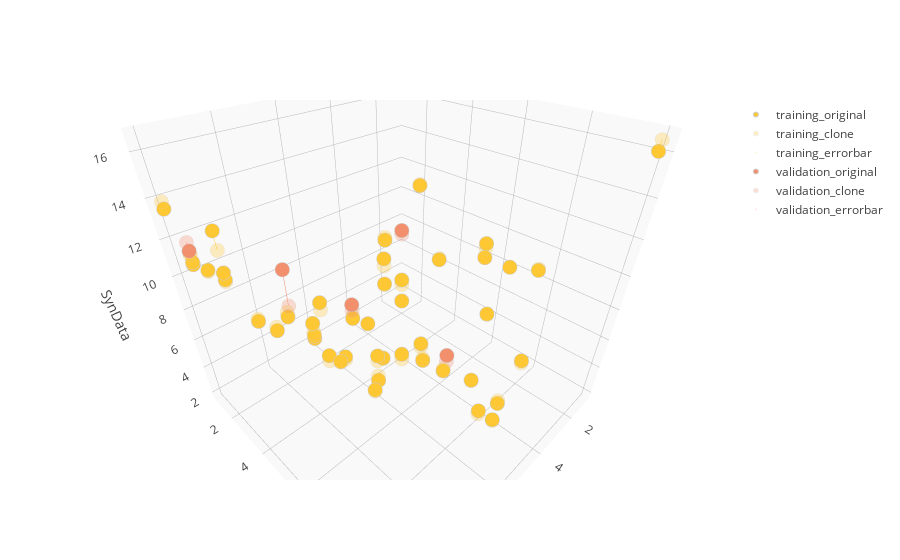

The code cell stored with this chart in its notebook:
### Code cell
# plot chart

figure = go.Figure(data=data, layout=layout)
offline.iplot(figure)

### Figure 1 — Plotly figure (JSON) as saved in the notebook; plotly's stock layout.template omitted (floating-point values rounded to 4 significant figures)
{"data": [{"marker": {"color": "#FEC734", "line": {"color": "rgb(204, 204, 204)", "width": 1}, "opacity": 1, "size": 5, "symbol": "circle"}, "mode": "markers", "name": "training_original", "type": "scatter3d", "x": [7, 7, 6, 6, 5, 2, 8, 10, 3, 7, 9, 2, 4, 6, 5, 9, 3, 10, 10, 2, 2, 1, 5, 7, 10, 3, 1, 9, 10, 4, 4, 10, 6, 2, 6, 10, 8, 3, 8, 3, 5, 10, 4, 2, 6], "y": [1, 10, 9, 3, 6, 8, 7, 8, 2, 6, 7, 7, 9, 1, 8, 10, 7, 3, 4, 6, 4, 10, 9, 6, 2, 3, 2, 3, 1, 5, 2, 4, 1, 6, 1, 2, 5, 2, 2, 3, 4, 4, 1, 1, 6], "z": [4.827, 8.058, 5.845, 2.631, 4.534, 9.628, 7.191, 14.45, 4.876, 5.384, 9.982, 9.092, 6.706, 2.113, 5.4, 12.95, 6.85, 11.84, 14.27, 9.871, 7.46, 16.03, 5.017, 7.027, 11.52, 5.966, 10.81, 8.202, 13.51, 3.692, 2.415, 12.45, 2.309, 8.991, 3.388, 11.4, 7.047, 6.824, 5.686, 4.328, 2.535, 12.13, 1.959, 6.912, 6.063]}, {"marker": {"color": "#FEC734", "line": {"color": "rgb(204, 204, 204)", "width": 1}, "opacity": 0.3, "size": 5, "symbol": "circle"}, "mode": "markers", "name": "training_clone", "type": "scatter3d", "x": [7, 7, 6, 6, 5, 2, 8, 10, 3, 7, 9, 2, 4, 6, 5, 9, 3, 10, 10, 2, 2, 1, 5, 7, 10, 3, 1, 9, 10, 4, 4, 10, 6, 2, 6, 10, 8, 3, 8, 3, 5, 10, 4, 2, 6], "y": [1, 10, 9, 3, 6, 8, 7, 8, 2, 6, 7, 7, 9, 1, 8, 10, 7, 3, 4, 6, 4, 10, 9, 6, 2, 3, 2, 3, 1, 5, 2, 4, 1, 6, 1, 2, 5, 2, 2, 3, 4, 4, 1, 1, 6], "z": [5.185, 8.022, 5.643, 2.423, 4.673, 9.706, 7.122, 14.19, 4.83, 5.693, 9.95, 9.093, 6.572, 2.485, 5.356, 13.02, 6.814, 11.77, 13.45, 9.607, 7.547, 16.49, 5.205, 6.704, 11.95, 5.622, 10.89, 8.351, 13.85, 3.444, 2.432, 12.44, 2.639, 9.034, 3.325, 11.91, 6.715, 6.297, 5.933, 4.35, 2.473, 12.05, 2.145, 7.123, 5.736]}, {"error_z": {"array": [0.1793, 0.01806, 0.101, 0.1037, 0.06971, 0.03907, 0.03418, 0.1278, 0.02332, 0.1547, 0.01581, 0.0003332, 0.06684, 0.1865, 0.02197, 0.03286, 0.01791, 0.03455, 0.4078, 0.1322, 0.04318, 0.2313, 0.09406, 0.1612, 0.2171, 0.1719, 0.0389, 0.07452, 0.1709, 0.1239, 0.008482, 0.008838, 0.1648, 0.02174, 0.03138, 0.2537, 0.1657, 0.2634, 0.1234, 0.01117, 0.03062, 0.03907, 0.09302, 0.1056, 0.1636], "color": "#FEC734", "thickness": 1, "type": "data", "visible": true}, "marker": {"color": "#FEC734", "opacity": 0.01, "size": 1, "symbol": "circle"}, "mode": "markers", "name": "training_errorbar", "type": "scatter3d", "x": [7, 7, 6, 6, 5, 2, 8, 10, 3, 7, 9, 2, 4, 6, 5, 9, 3, 10, 10, 2, 2, 1, 5, 7, 10, 3, 1, 9, 10, 4, 4, 10, 6, 2, 6, 10, 8, 3, 8, 3, 5, 10, 4, 2, 6], "y": [1, 10, 9, 3, 6, 8, 7, 8, 2, 6, 7, 7, 9, 1, 8, 10, 7, 3, 4, 6, 4, 10, 9, 6, 2, 3, 2, 3, 1, 5, 2, 4, 1, 6, 1, 2, 5, 2, 2, 3, 4, 4, 1, 1, 6], "z": [5.006, 8.04, 5.744, 2.527, 4.603, 9.667, 7.157, 14.32, 4.853, 5.539, 9.966, 9.093, 6.639, 2.299, 5.378, 12.98, 6.832, 11.81, 13.86, 9.739, 7.503, 16.26, 5.111, 6.866, 11.74, 5.794, 10.85, 8.277, 13.68, 3.568, 2.423, 12.45, 2.474, 9.013, 3.356, 11.65, 6.881, 6.56, 5.81, 4.339, 2.504, 12.09, 2.052, 7.018, 5.899]}, {"marker": {"color": "#F28F6C", "line": {"color": "rgb(204, 204, 204)", "width": 1}, "opacity": 1, "size": 5, "symbol": "circle"}, "mode": "markers", "name": "validation_original", "type": "scatter3d", "x": [10, 9, 4, 5, 2], "y": [2, 5, 1, 7, 2], "z": [12.09, 12.6, 3.155, 5.977, 8.246]}, {"marker": {"color": "#F28F6C", "line": {"color": "rgb(204, 204, 204)", "width": 1}, "opacity": 0.3, "size": 5, "symbol": "circle"}, "mode": "markers", "name": "validation_clone", "type": "scatter3d", "x": [10, 9, 4, 5, 2], "y": [2, 5, 1, 7, 2], "z": [12.51, 10.86, 2.687, 5.571, 7.987]}, {"error_z": {"array": [0.2115, 0.871, 0.2337, 0.2027, 0.1296], "color": "#F28F6C", "thickness": 1, "type": "data", "visible": true}, "marker": {"color": "#F28F6C", "opacity": 0.01, "size": 1, "symbol": "circle"}, "mode": "markers", "name": "validation_errorbar", "type": "scatter3d", "x": [10, 9, 4, 5, 2], "y": [2, 5, 1, 7, 2], "z": [12.3, 11.73, 2.921, 5.774, 8.117]}], "layout": {"scene": {"aspectratio": {"x": 1.5, "y": 1.5, "z": 1.5}, "xaxis": {"backgroundcolor": "#F9F9F9", "gridcolor": "#BAB8BA", "showbackground": true, "title": "Para1", "zerolinecolor": "rgb(255, 255, 255)"}, "yaxis": {"backgroundcolor": "#F9F9F9", "gridcolor": "#BAB8BA", "showbackground": true, "title": "Para3", "zerolinecolor": "rgb(255, 255, 255)"}, "zaxis": {"backgroundcolor": "#F9F9F9", "gridcolor": "#BAB8BA", "showbackground": true, "title": "SynData", "zerolinecolor": "rgb(255, 255, 255)"}}}}
